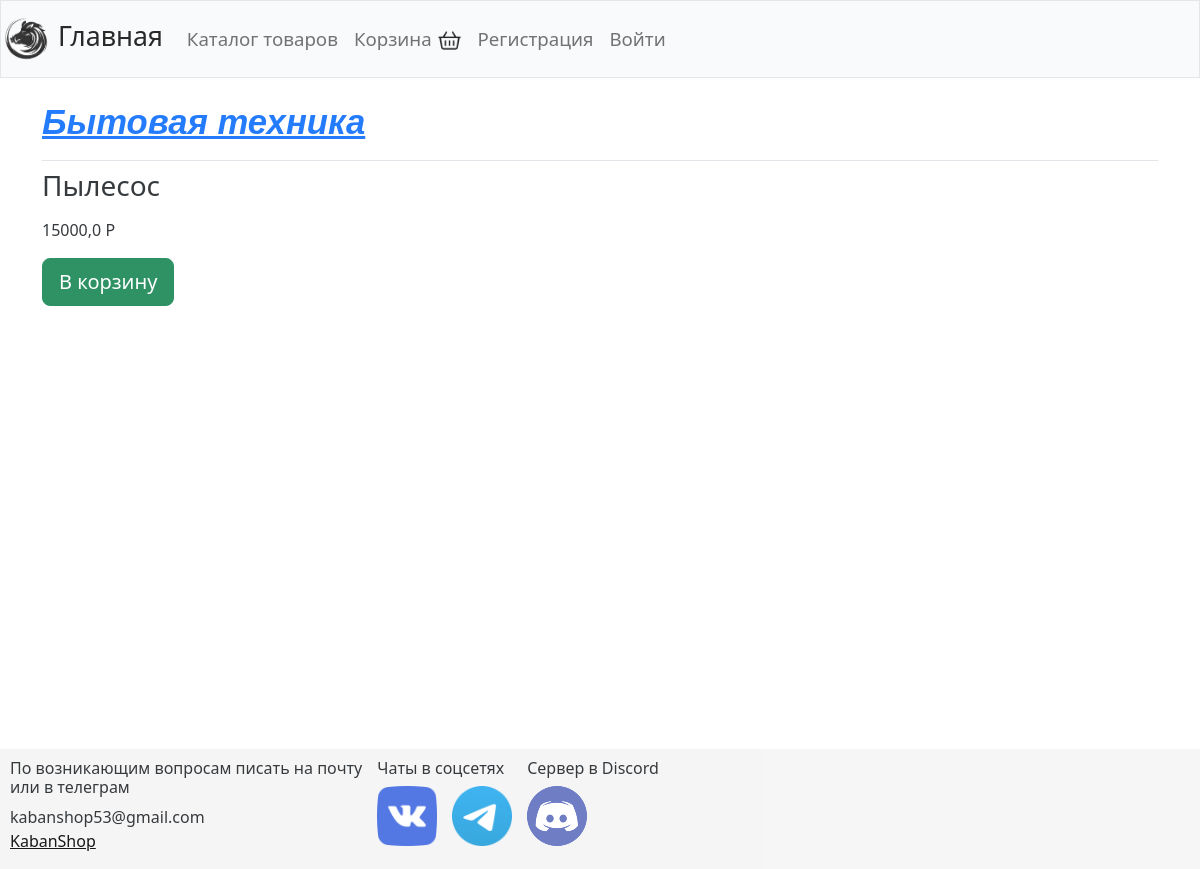
The app's page /shop/bytovaya-tehnika/pylesos/ with its own data.
### shop/models.py (models this page shows)
class Category(models.Model):
    title = models.CharField(max_length=250, verbose_name='Категория', null=True, blank=True)
    description = models.TextField(verbose_name='Описание', null=True, blank=True)
    preview = models.ImageField(upload_to='media/category_photo', verbose_name='Фото-превью', null=True, blank=True)
    category_slug = models.SlugField(max_length=250, unique=True, db_index=True, verbose_name='URL')
    def __str__(self):
        return self.title
    class Meta:
        verbose_name = 'Категорию'
        verbose_name_plural = 'Категории'

class Product(models.Model):
    title = models.CharField(max_length=300, verbose_name='Название', null=True, blank=True)
    description = models.TextField(verbose_name='Описание', null=True, blank=True)
    availability = models.BooleanField(verbose_name='Доступен в магазине', null=True, blank=True)
    price = models.FloatField(verbose_name='Цена', null=True, blank=True)
    count = models.IntegerField(verbose_name='Количество доступных товаров', null=True, blank=True)
    category = models.ForeignKey(Category, on_delete=models.CASCADE, verbose_name='Категория')
    product_slug = models.SlugField(max_length=250, unique=True, db_index=True, verbose_name='URL')
    def __str__(self):
        return self.title
    class Meta:
        verbose_name = 'Товар'
        verbose_name_plural = 'Товары'
        ordering = ['id', 'title']

### shop/views.py (the view)
# urls.py: path('shop/<slug:category_slug>/<slug:product_slug>/', views.product_view, name='product'),
def product_view(request, category_slug, product_slug):
    category = Category.objects.get(category_slug=category_slug)
    product = Product.objects.get(product_slug=product_slug)
    product_photo = ProductPhoto.objects.filter(product_id=product.id)
    context = {'category': category, 'product': product, 'product_photo': product_photo}
    return render(request, 'shop/product.html', context=context)

### shop/context_processors.py (called while the page is built)
def user_avatar(request):
    if request.user.is_authenticated:
        profile = UserProfile.objects.get(email=request.user.email)
        avatar = profile.avatar
        return {'avatar': avatar}
    return {'avatar': None}

### shop/templates/shop/product.html (shortened to what this page needs)
{% extends 'shop/base.html' %}
{% load django_bootstrap5 %}
{% block page_header %}
    <h1><a href="{% url 'shop:category' category.category_slug %}">{{category}}</a></h1>
{% endblock %}
{% block content %}
    <h3>{{product}}</h3>
    <p>{{product.price}} Р</p>
    <a href="" class="btn btn-lg btn-success">В корзину</a>
{% endblock %}

### static/shop/css/base.css (style rules this page uses)
html { height: 100%; }
.pb-2 h1 { font-size: 26pt; font-weight: 600; font-family: 'Nunito', sans-serif; font-style: italic; }
body { opacity: 0.9; min-height:100%; position: relative; margin: 0; padding-bottom: 15px; }

### records on screen
Category: title "Бытовая техника"
Product: title "Пылесос", price "15000,0"
